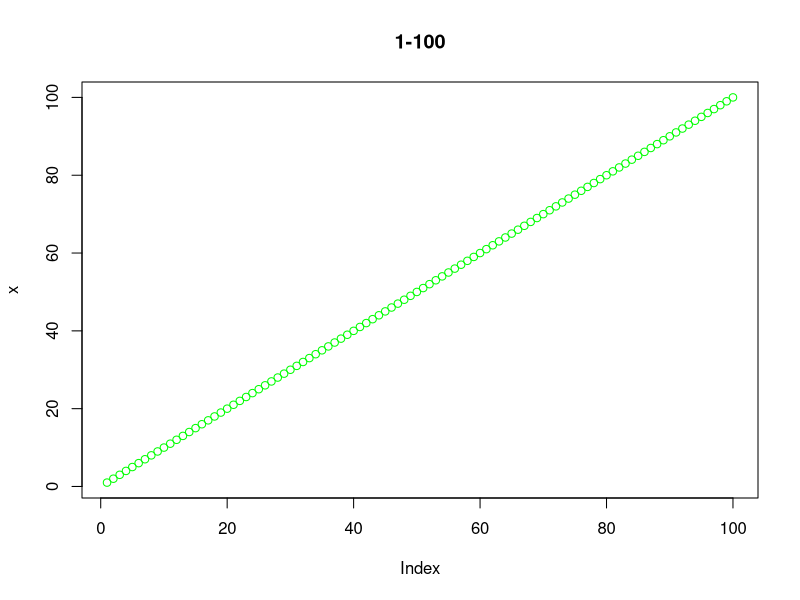
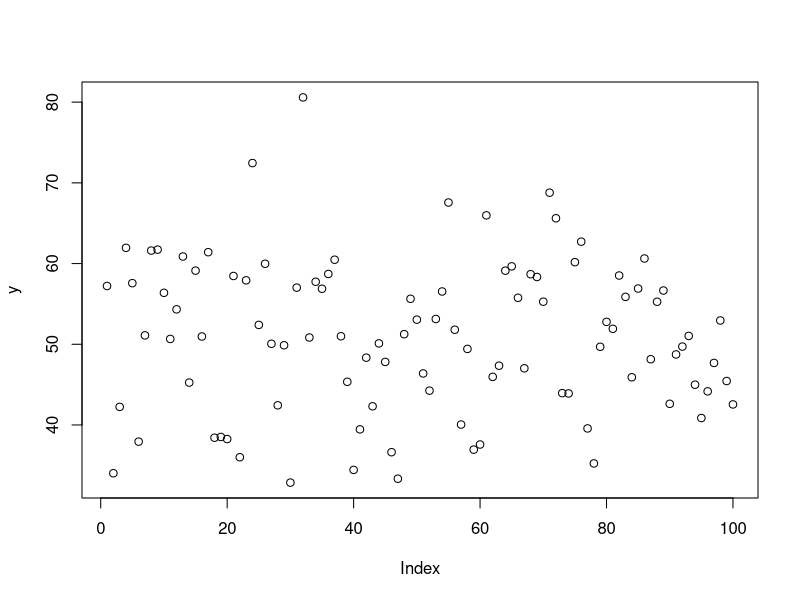
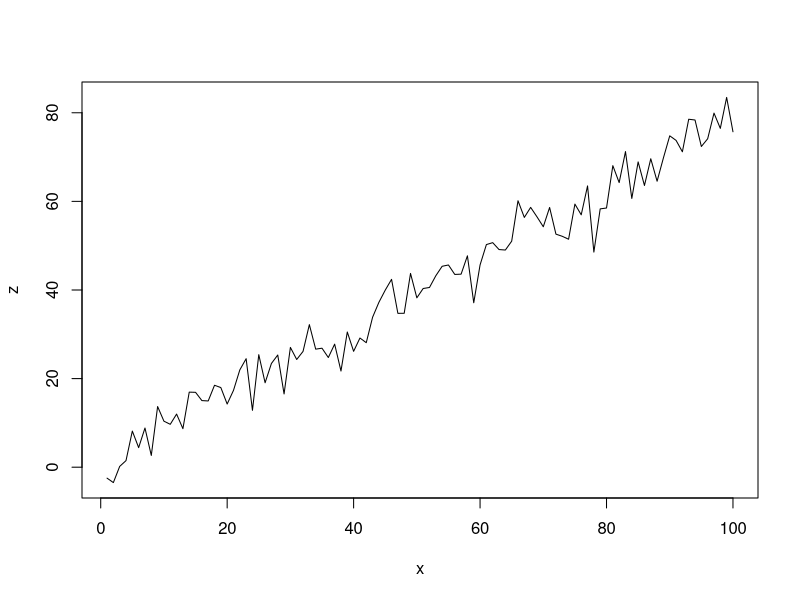
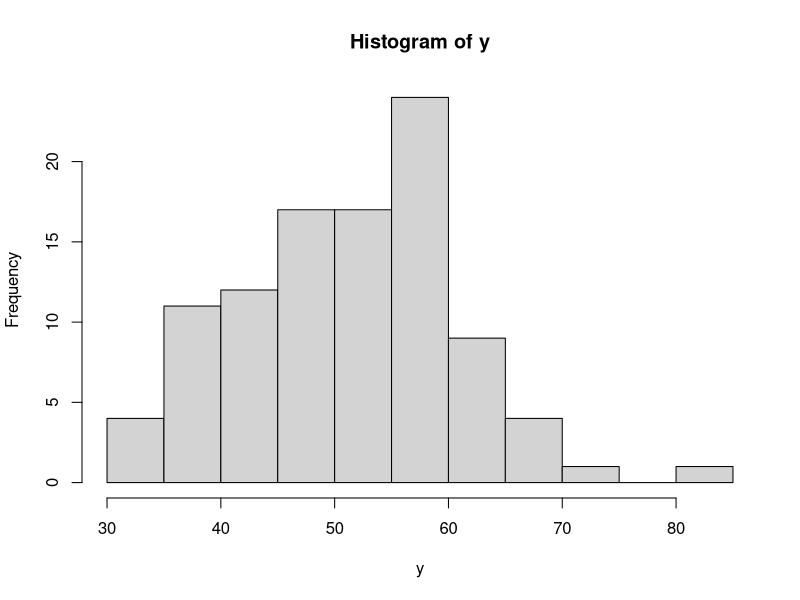

These charts were generated, in order, by the following R code:
## ---- chunk 1
knitr::opts_chunk$set(echo = FALSE)
## ---- chunk 2
compute_area <- function(r_in, shape_str){
  if(shape_str == "circle"){
    area <- pi * r_in^2
    circum <- 2 * pi * r_in
  } else if (shape_str == "square"){
    area <- r_in^2	
    circum <- 2 * r_in
  } else {
    ret <- -1
  }
  info <- c(area, circum)
    names(info) = c("area", "circum")
  return(info)
}


## ---- chunk 3
circ_ret <- compute_area(6.5, "circle")
# call your function (circle), 
# e.g. circ_ret <- compute_area(6.5, "circle")
## ---- chunk 4
sqr_ret <- compute_area(5.2, "square")
# call your function (square), 
# e.g. sqr_ret <- compute_area(5.2, "square")
## ---- chunk 5
plot_data = data.frame(
    x <- 1:100,
    y <- 50 + 10 * rnorm(length(x), 0, 1),
    z <- x * 0.8 + rnorm(length(x), 0, 4)
)
## ---- chunk 6
# scatter plot
plot(x, main = "1-100", col = "green")
plot(y, )
## ---- chunk 7
# line chart
plot(x, z, type = "l")
## ---- chunk 8
# histogram
hist(y)
## ---- chunk 9
# your code goes here
## ---- chunk 10
rn100 <- function() cumsum(rnorm(100, 0, 1))
## ---- chunk 11
# your code goes here
